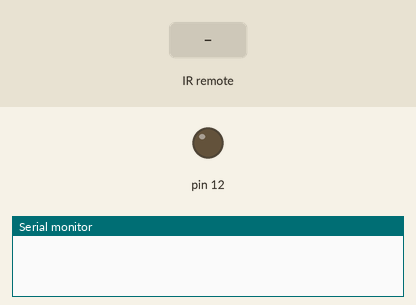
This sketch was run on a simulated Arduino Uno, built with avr-gcc and run on an emulated ATmega328P. Shown: output pins drawn as LEDs (lit = HIGH), the last lines printed to the serial monitor. The inputs (shaded band) are chosen by the test bench.

Above: at 1.2 s.
1.3 s: infrared code 0xC101E57B received
At 2.5 s:
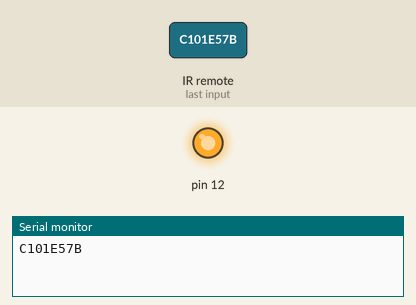
2.8 s: infrared code 0x9716BE3F received
At 3.8 s:
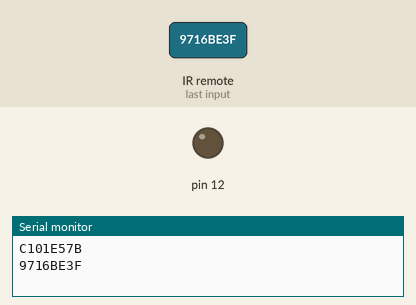
Timing chart, 0 to 5.8 s (numbered marks = the images above; inputs shaded):
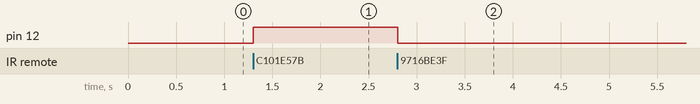

The sketch:

irRemote.ino
```cpp
// IRremote(리모컨) 제어
// IRremote 라이브러리 사용
#include <IRremote.h>

// 리모컨을 이용하여 LED 제어하는 예
int RECV_PIN = 2; // 핀번호 정의
IRrecv irrecv(RECV_PIN); // IRremote 사용을위한 객체 생성
decode_results results; // decode한 결과값

void setup() {
  Serial.begin(9600);
  irrecv.enableIRIn(); // 수광 다이오드 시작
  pinMode(12, OUTPUT);
}

void loop() {
  if(irrecv.decode(&results)){ // 적외선 리모컨 신호를 받을 때
    Serial.println(results.value, HEX);
    if(results.value == 0xC101E57B)
      digitalWrite(12, HIGH);
    else if(results.value == 0x9716BE3F)
      digitalWrite(12, LOW);
    irrecv.resume(); // 다음 신호 받기
  }
  delay(100);
}
```

Measured:
- after the input at 1.3 s, pin 12: LOW → HIGH at once
- after the input at 2.8 s, pin 12: HIGH → LOW at once
